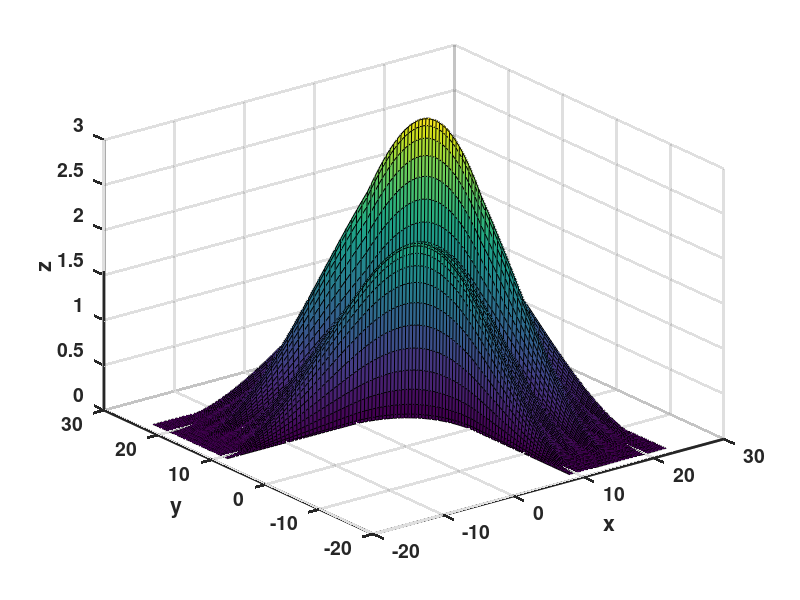
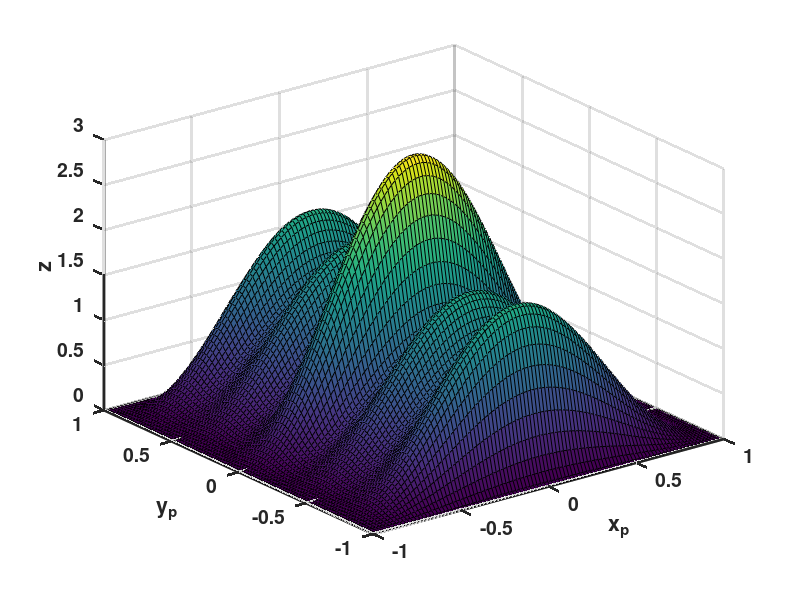
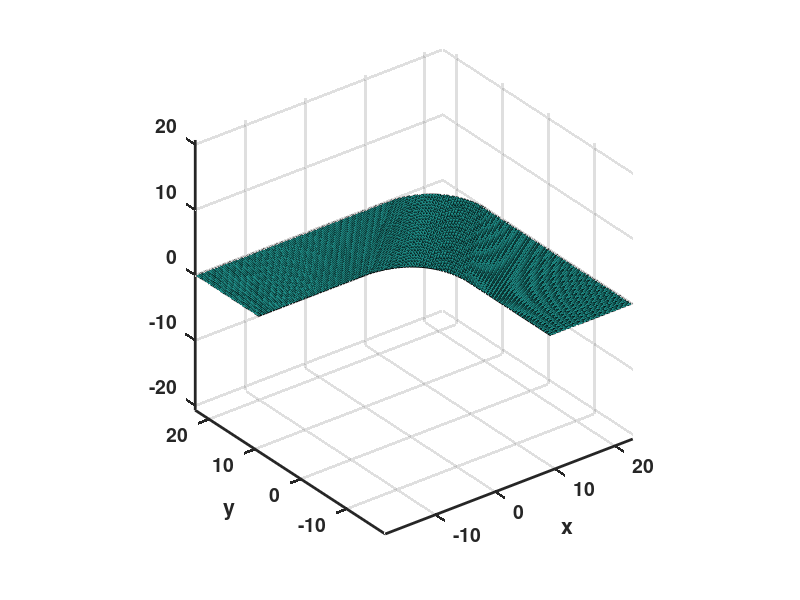
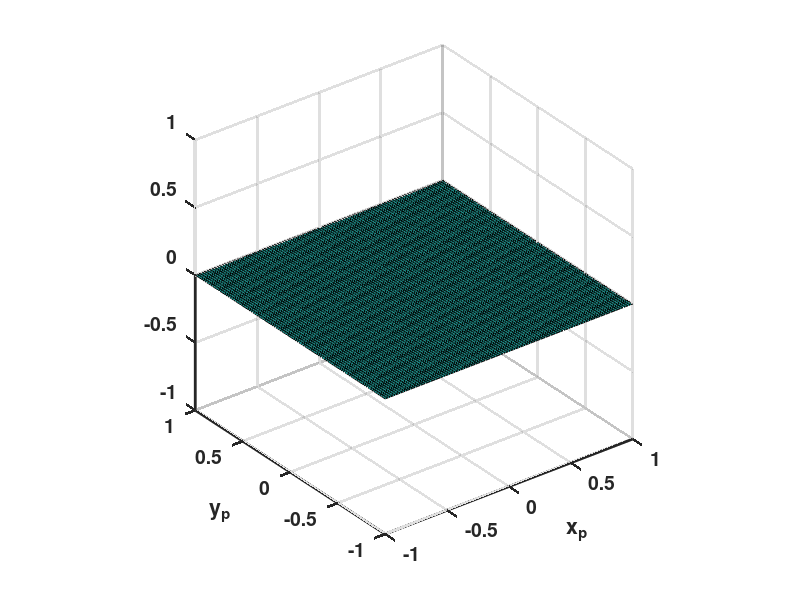

The MATLAB source for these figures, in order:
clear all
close all
clc

set(0,'defaultaxeslinewidth',2)
set(0,'defaultlinelinewidth',2)
set(0,'defaultaxesfontweight','bold')
set(0,'defaulttextfontweight','bold')
set(0,'defaultaxesfontsize',14)
set(0,'defaulttextfontsize',14)

xxp = linspace(-1,1,100);
yyp = linspace(-1,1,100);
[xp,yp]=meshgrid(xxp,yyp);

x = (19.55 + 37.95.*xp + 10.35.*yp + 10.35.*xp.*yp).*(xp<-1/3)...
    + (16.1 + 6.9.*yp).*(xp>1/3)...
    + (13.4054 + 13.8.*xp + 6.9.*yp -17.1484.*xp.^2).*(xp>=(-1/3)).*(xp<=1/3);

y = (16.1 + 6.9.*yp).*(xp<-1/3)...
    + (19.55 - 37.95.*xp + 10.35.*yp - 10.35.*xp.*yp).*(xp>1/3)...
    + (13.4054 - 13.8.*xp + 6.9.*yp - 17.1484.*xp.^2).*(xp>=(-1/3)).*(xp<=1/3);

Nh = 0;
Nl = 2;
z = zeros(length(xxp),length(yyp));
for h = 0:Nh
    for l = 0:Nl
%         z = z + ((cos((2*h+1)*(pi/2).*xp)+sin((h)*(pi).*xp))...
%             .*(cos((2*l+1)*(pi/2).*yp)+sin((l)*(pi).*yp))).^2;

        z = z + ((cos((2*h+1)*(pi/2).*xp))...
            .*(cos((2*l+1)*(pi/2).*yp))).^2;
    end
end
% 
figure
surf(x,y,z)
xlabel('x')
ylabel('y')
zlabel('z')
%xlim([-20 25])
%ylim([-20 25])

figure
surf(xp,yp,z)
xlabel('x_p')
ylabel('y_p')
zlabel('z')

figure
z_zeros = zeros(length(x),length(y));
surf(x,y,z_zeros)
xlabel('x')
ylabel('y')
axis equal

figure
surf(xp,yp,z_zeros)
xlabel('x_p')
ylabel('y_p')
axis equal

figure
contour(x,y,z)
xlabel('x')
ylabel('y')
axis equal

figure
contour(xp,yp,z)
xlabel('x_p')
ylabel('y_p')
axis equal

%% cutout

figure
[con_mat, obj]=contour(x,y,z,[1.35 1.35]);
axis equal

z_indices = find(abs(z-0.8)<0.001);
xim = x(z_indices);
yim = y(z_indices);

figure
plot(xim,yim,'.')

figure
number = 1;
i = 1;
while i<=length(con_mat)
    lev = con_mat(1,i);
    cnt = con_mat(2,i);
    xtemp{number}=con_mat(1,i+(1:cnt));
    ytemp{number}=con_mat(2,i+(1:cnt));
    
    plot(xtemp{number},ytemp{number})
    axis([-15 25 -15 25])
    xlabel('x')
    ylabel('y')
    axis square
    hold on
    i = i+cnt+1;
    number=number+1;
end;
hold off

% % save text file
% for jj = 1:length(xtemp)
%     fid = fopen(join(['cutout-',num2str(jj),'-iter1']),'w+');
%     fprintf(fid, '%f\n',[xtemp{jj},ytemp{jj}]);
%     fclose(fid);
% end